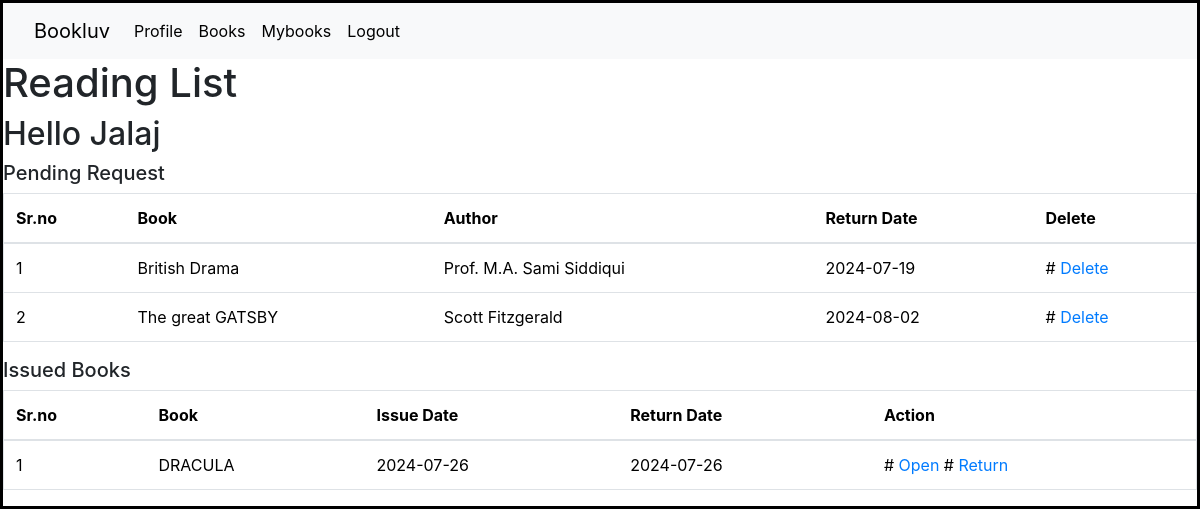
The app's page /pending_request (signed in) with its own data.
### app.py (models this page shows, shortened)
class User(db.Model):
    __tablename__ = "User"
    id = db.Column(db.Integer, primary_key = True)
    username = db.Column(db.String(50), unique = True, nullable = False)
    passhash = db.Column(db.String(512), nullable = False)
    name = db.Column(db.String(50), nullable = False)
    @property
    def password(self):
        raise AttributeError('password is not a readable attribute')
    carts = db.relationship('Mybooks', backref='User', lazy=True)
    feedbacks = db.relationship('Feedback', backref='User', lazy=True)

class Mybooks(db.Model):
    __tablename__ = "Mybooks"
    id = db.Column(db.Integer, primary_key = True)
    user_id = db.Column(db.Integer, db.ForeignKey('User.id'), nullable = False)
    book_id = db.Column(db.Integer, db.ForeignKey('Book.id'), nullable = False)
    issue_date = db.Column(db.Date, nullable=False, default=datetime.utcnow)
    return_date = db.Column(db.Date, default=datetime.utcnow)
    status = db.Column(db.String(50), nullable=False, default="Pending")

class Book(db.Model):
    __tablename__ = "Book"
    id = db.Column(db.Integer, primary_key = True)
    book_name = db.Column(db.String(20), nullable = False)
    section_id = db.Column(db.Integer, db.ForeignKey('Section.id'), nullable = False)
    content = db.Column(db.String(20), nullable = False)
    author = db.Column(db.String(20), nullable = False)
    pdf_path = db.Column(db.String(255), nullable = False)
    carts = db.relationship('Mybooks', backref='Book', lazy=True)

### routes.py (the view)
@app.route('/pending_request')
@login_required
def pending_request():
    book_id = Mybooks.query.filter_by(status='Issued').first()
    feedbacks = Feedback.query.filter_by(user_id=session['user_id']).all()
    feedback_ids = []
    for feedback in feedbacks:
        feedback_ids.append(feedback.book_id)
    return render_template('pending_request.html', user=User.query.get(session['user_id']),
                            carts=Mybooks.query.filter_by(user_id=session['user_id'], status='Pending').all(),
                            issued_books_user=Mybooks.query.filter_by(user_id=session['user_id'], status='Issued').all(),
                            feedbacks_id=feedback_ids)

### routes.py (called while the page is built)
def login_required(function):
    @wraps(function)
    def inner_func(*args, **kargs):
        if 'user_id' not in session:
            flash('Please Login First')
            return redirect('/login')
        return function(*args, **kargs)
    return inner_func

### templates/pending_request.html (shortened to what this page needs)
{% extends 'common-layout.html' %}
{% block content %}
<h1>Reading List</h1>
<h2>Hello {{user.name.capitalize()}}</h2>
<h5>Pending Request</h5>
<table class="table" border="1">
    <thead>
        <tr>
            <th>Sr.no</th>
            <th>Book</th>
            <th>Author</th>
            <th>Return Date</th>
            <th>Delete</th>
        </tr>
    </thead>
    <tbody>
        {% for i in carts %}
            <td>{{loop.index}}</td>
            <td>{{i.Book.book_name}}</td>
            <td>{{i.Book.author}}</td>
            <td>{{i.return_date}}</td>
            <td>
                #
                <a href="{{url_for('delete_from_pending_request', book_id=i.book_id)}}" >
                    Delete
                </a>
            </td>
        {% endfor %}
    </tbody>
</table>
<h5>Issued Books</h5>
<table class="table" border="1">
    <thead>
        <tr>
            <th>Sr.no</th>
            <th>Book</th>
            <th>Issue Date</th>
            <th>Return Date</th>
            <th>Action</th>
        </tr>
    </thead>
    <tbody>
        <tr>
        {% for i in issued_books_user %}
            <td>{{loop.index}}</td>
            <td>{{i.Book.book_name}}</td>
            <td >{{i.issue_date }}</td>
            <td>{{i.return_date}}</td>
            <td>
                #
                <a href="{{url_for('open_book_user', book_id=i.book_id)}}">
                    Open
                </a>
                #
                <a href="{{url_for('return_book', book_id=i.book_id)}}">
                    Return
                </a>
            </td>
        </tr>
        {% endfor %}
    </tbody>
</table>
{% endblock %}

### templates/common-layout.html (style rules this page uses)
body { background-position: center center; background-size: 100%; background-repeat: no-repeat; border: 3px solid black; }

### records on screen
User: name "Jalaj"
Mybooks: Book.book_name "British Drama", Book.author "Prof. M.A. Sami Siddiqui", return_date "2024-07-19"
Mybooks: Book.book_name "The great GATSBY", Book.author "Scott Fitzgerald", return_date "2024-08-02"
Mybooks: Book.book_name "DRACULA", issue_date "2024-07-26", return_date "2024-07-26"
